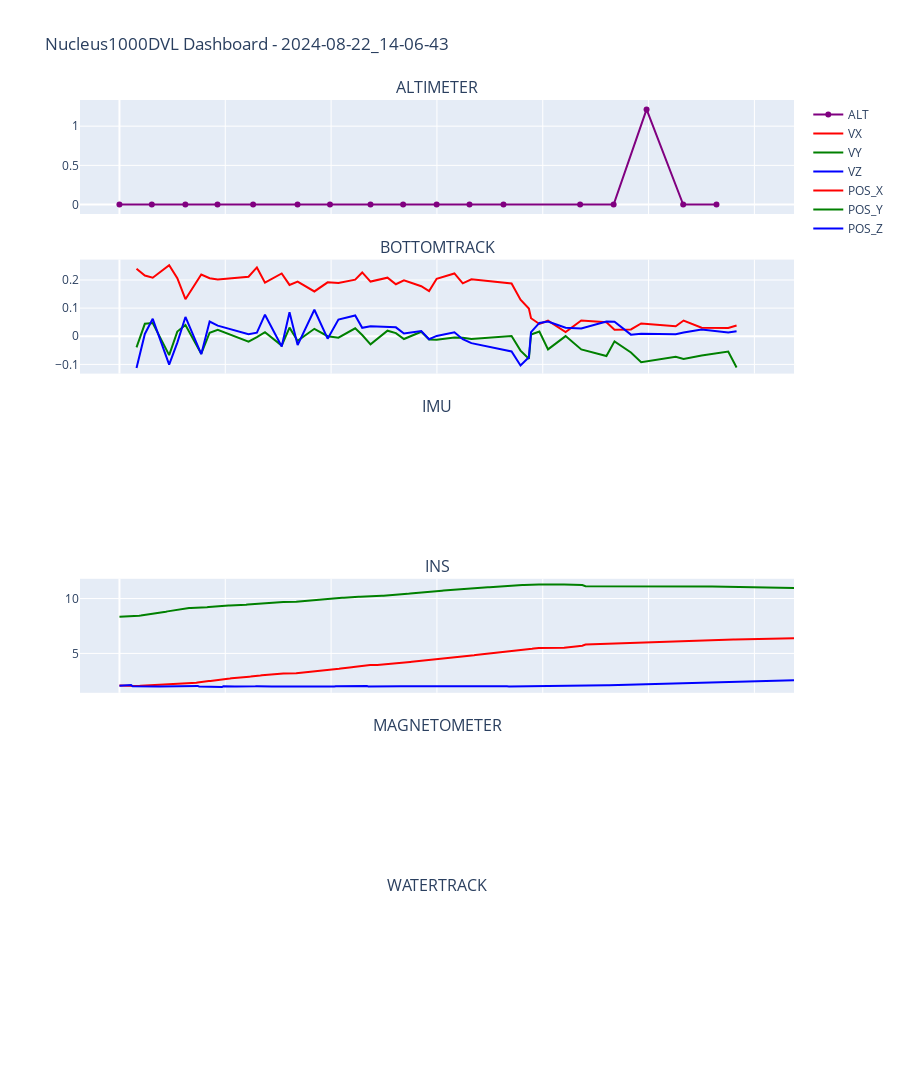

Source (notebook cell):
### Code cell
# 🎛️ INTERACTIVE DASHBOARD CREATION
# =================================

print("🎛️ Creating interactive dashboard...")

if HAS_PLOTLY and analyzer.available_bags:
    
    # Select bag for dashboard
    dashboard_bag = BAG_SELECTION if BAG_SELECTION in analyzer.available_bags else analyzer.available_bags[0]
    
    print(f"📊 Creating dashboard for bag: {dashboard_bag}")
    
    # Create comprehensive dashboard
    try:
        dashboard_fig = dvl_utils.create_comprehensive_dvl_dashboard(
            analyzer, 
            bag_name=dashboard_bag,
            output_html="nucleus1000dvl_dashboard.html"
        )
        
        print("✅ Interactive dashboard created!")
        print("🌐 Dashboard saved to exports/outputs/nucleus1000dvl_dashboard.html")
        
        # Display the dashboard in notebook
        if dashboard_fig:
            dashboard_fig.show()
        
    except Exception as e:
        print(f"⚠️  Dashboard creation failed: {e}")
        print("   Falling back to static plots")

else:
    print("⚠️  Interactive dashboard requires Plotly - using static plots instead")
    
    # Create static dashboard alternative
    if analyzer.available_bags:
        selected_bag = analyzer.available_bags[0]
        print(f"📊 Creating static overview for bag: {selected_bag}")
        
        # Create a 2x2 subplot layout
        fig, axes = plt.subplots(2, 2, figsize=(16, 12))
        fig.suptitle(f'Nucleus1000DVL Overview - {selected_bag}', fontsize=16)
        
        # Bottom track velocity (if available)
        if 'bottomtrack' in analyzer.available_sensors:
            data = analyzer.load_sensor_data("bottomtrack", selected_bag, verbose=False)
            if isinstance(data, dict):
                data = data.get(selected_bag)
            
            if data is not None and 'dvl_velocity_xyz.x' in data.columns:
                valid_mask = data.get('data_valid', pd.Series([True] * len(data))) == True
                data_valid = data[valid_mask]
                
                if len(data_valid) > 0:
                    axes[0,0].plot(data_valid['t_rel_min'], data_valid['dvl_velocity_xyz.x'], 'r-', alpha=0.7, label='X')
                    axes[0,0].plot(data_valid['t_rel_min'], data_valid['dvl_velocity_xyz.y'], 'g-', alpha=0.7, label='Y')
                    axes[0,0].plot(data_valid['t_rel_min'], data_valid['dvl_velocity_xyz.z'], 'b-', alpha=0.7, label='Z')
                    axes[0,0].set_title('Bottom Track Velocity')
                    axes[0,0].set_ylabel('Velocity (m/s)')
                    axes[0,0].legend()
                    axes[0,0].grid(True, alpha=0.3)
        
        # INS trajectory (if available)
        if 'ins' in analyzer.available_sensors:
            data = analyzer.load_sensor_data("ins", selected_bag, verbose=False)
            if isinstance(data, dict):
                data = data.get(selected_bag)
            
            if data is not None and 'positionFrame.x' in data.columns:
                axes[0,1].plot(data['positionFrame.x'], data['positionFrame.y'], 'b-', alpha=0.7)
                axes[0,1].scatter(data['positionFrame.x'].iloc[0], data['positionFrame.y'].iloc[0], 
                                c='green', s=100, marker='s', label='Start')
                axes[0,1].scatter(data['positionFrame.x'].iloc[-1], data['positionFrame.y'].iloc[-1], 
                                c='red', s=100, marker='D', label='End')
                axes[0,1].set_title('Vehicle Trajectory')
                axes[0,1].set_xlabel('X Position (m)')
                axes[0,1].set_ylabel('Y Position (m)')
                axes[0,1].legend()
                axes[0,1].grid(True, alpha=0.3)
                axes[0,1].set_aspect('equal', adjustable='box')
        
        # Altimeter (if available)
        if 'altimeter' in analyzer.available_sensors:
            data = analyzer.load_sensor_data("altimeter", selected_bag, verbose=False)
            if isinstance(data, dict):
                data = data.get(selected_bag)
            
            if data is not None and 'altimeter_distance' in data.columns:
                axes[1,0].plot(data['t_rel_min'], data['altimeter_distance'], 'purple', alpha=0.7)
                axes[1,0].set_title('Altimeter Distance')
                axes[1,0].set_ylabel('Distance (m)')
                axes[1,0].set_xlabel('Time (minutes)')
                axes[1,0].grid(True, alpha=0.3)
        
        # Data summary plot
        if summary_stats:
            sensors = [s['sensor'] for s in summary_stats if s['bag'] == selected_bag]
            durations = [s['duration_min'] for s in summary_stats if s['bag'] == selected_bag]
            
            if sensors and durations:
                axes[1,1].bar(sensors, durations, alpha=0.7)
                axes[1,1].set_title('Data Duration by Sensor')
                axes[1,1].set_ylabel('Duration (minutes)')
                axes[1,1].tick_params(axis='x', rotation=45)
                axes[1,1].grid(True, alpha=0.3)
        
        plt.tight_layout()
        
        if EXPORT_PLOTS:
            output_path = Path(OUTPUT_FOLDER) / f"nucleus1000dvl_overview_{selected_bag}.png"
            output_path.parent.mkdir(parents=True, exist_ok=True)
            plt.savefig(output_path, dpi=300, bbox_inches='tight')
            print(f"💾 Saved overview plot: {output_path}")
        
        plt.show()

print("✅ Dashboard creation complete!")

### Figure 1 — Plotly figure (JSON) as saved in the notebook; plotly's stock layout.template omitted (floating-point values rounded to 4 significant figures; data arrays with more than 128 entries replaced by an {"elided": "..."} marker saying what was removed)
{"data": [{"line": {"color": "purple"}, "name": "ALT", "type": "scatter", "x": [0.0, 0.03059, 0.06227, 0.09265, 0.1263, 0.1683, 0.1989, 0.2372, 0.2681, 0.2997, 0.3308, 0.3629, 0.4353, 0.467, 0.4981, 0.5327, 0.5642], "xaxis": "x", "y": [0.0, 0.0, 0.0, 0.0, 0.0, 0.0, 0.0, 0.0, 0.0, 0.0, 0.0, 0.0, 0.0, 0.0, 1.213, 0.0, 0.0], "yaxis": "y"}, {"line": {"color": "red"}, "name": "VX", "type": "scatter", "x": [0.01612, 0.02399, 0.03144, 0.04697, 0.05469, 0.06236, 0.0773, 0.08522, 0.09288, 0.122, 0.1299, 0.1375, 0.1533, 0.1607, 0.1684, 0.1842, 0.1967, 0.2069, 0.2228, 0.2294, 0.2373, 0.2533, 0.2612, 0.2688, 0.2852, 0.2926, 0.2997, 0.3165, 0.3244, 0.3326, 0.3705, 0.379, 0.3869, 0.3889, 0.3968, 0.405, 0.4216, 0.4364, 0.4602, 0.4678, 0.4833, 0.493, 0.5256, 0.5331, 0.5501, 0.5753, 0.5831], "xaxis": "x2", "y": [0.2401, 0.2158, 0.2079, 0.2522, 0.2065, 0.1317, 0.2193, 0.2062, 0.2019, 0.2114, 0.2446, 0.1903, 0.2231, 0.1824, 0.1941, 0.1592, 0.1915, 0.1892, 0.2012, 0.2268, 0.1943, 0.2083, 0.1849, 0.1989, 0.1777, 0.1604, 0.2041, 0.2231, 0.1879, 0.2022, 0.1878, 0.13, 0.09835, 0.06403, 0.04365, 0.05526, 0.01505, 0.05584, 0.04981, 0.02338, 0.02436, 0.04567, 0.03532, 0.05593, 0.03016, 0.02961, 0.0383], "yaxis": "y2"}, {"line": {"color": "green"}, "name": "VY", "type": "scatter", "x": [0.01612, 0.02399, 0.03144, 0.04697, 0.05469, 0.06236, 0.0773, 0.08522, 0.09288, 0.122, 0.1299, 0.1375, 0.1533, 0.1607, 0.1684, 0.1842, 0.1967, 0.2069, 0.2228, 0.2294, 0.2373, 0.2533, 0.2612, 0.2688, 0.2852, 0.2926, 0.2997, 0.3165, 0.3244, 0.3326, 0.3705, 0.379, 0.3869, 0.3889, 0.3968, 0.405, 0.4216, 0.4364, 0.4602, 0.4678, 0.4833, 0.493, 0.5256, 0.5331, 0.5501, 0.5753, 0.5831], "xaxis": "x2", "y": [-0.03942, 0.04427, 0.0471, -0.06719, 0.0167, 0.04008, -0.06196, 0.01248, 0.02272, -0.01902, -0.002705, 0.01448, -0.03302, 0.03067, -0.01653, 0.02648, 0.0003268, -0.005085, 0.02815, 0.004586, -0.02865, 0.01979, 0.01128, -0.009766, 0.01588, -0.01157, -0.01217, -0.00444, -0.005445, -0.009353, 0.0007141, -0.0511, -0.08018, 0.006211, 0.01682, -0.04669, 0.0005542, -0.04692, -0.07017, -0.01816, -0.05788, -0.09209, -0.07273, -0.08091, -0.0687, -0.05431, -0.1113], "yaxis": "y2"}, {"line": {"color": "blue"}, "name": "VZ", "type": "scatter", "x": [0.01612, 0.02399, 0.03144, 0.04697, 0.05469, 0.06236, 0.0773, 0.08522, 0.09288, 0.122, 0.1299, 0.1375, 0.1533, 0.1607, 0.1684, 0.1842, 0.1967, 0.2069, 0.2228, 0.2294, 0.2373, 0.2533, 0.2612, 0.2688, 0.2852, 0.2926, 0.2997, 0.3165, 0.3244, 0.3326, 0.3705, 0.379, 0.3869, 0.3889, 0.3968, 0.405, 0.4216, 0.4364, 0.4602, 0.4678, 0.4833, 0.493, 0.5256, 0.5331, 0.5501, 0.5753, 0.5831], "xaxis": "x2", "y": [-0.1125, 0.008206, 0.06198, -0.1006, -0.02255, 0.06865, -0.06355, 0.05234, 0.03769, 0.00704, 0.01252, 0.07662, -0.03618, 0.0854, -0.03148, 0.0941, -0.008654, 0.0592, 0.07408, 0.03001, 0.03584, 0.03393, 0.0317, 0.009677, 0.01827, -0.01056, 0.001201, 0.01431, -0.01065, -0.02447, -0.05387, -0.1038, -0.07467, 0.01482, 0.04738, 0.05258, 0.0301, 0.028, 0.05245, 0.05158, 0.005698, 0.008663, 0.007552, 0.01343, 0.02392, 0.01305, 0.01751], "yaxis": "y2"}, {"line": {"color": "red"}, "name": "POS_X", "type": "scatter", "x": {"elided": "366 float values"}, "xaxis": "x4", "y": {"elided": "366 float values"}, "yaxis": "y4"}, {"line": {"color": "green"}, "name": "POS_Y", "type": "scatter", "x": {"elided": "366 float values"}, "xaxis": "x4", "y": {"elided": "366 float values"}, "yaxis": "y4"}, {"line": {"color": "blue"}, "name": "POS_Z", "type": "scatter", "x": {"elided": "366 float values"}, "xaxis": "x4", "y": {"elided": "366 float values"}, "yaxis": "y4"}], "layout": {"annotations": [{"font": {"size": 16}, "showarrow": false, "text": "ALTIMETER", "x": 0.5, "xanchor": "center", "xref": "paper", "y": 1, "yanchor": "bottom", "yref": "paper"}, {"font": {"size": 16}, "showarrow": false, "text": "BOTTOMTRACK", "x": 0.5, "xanchor": "center", "xref": "paper", "y": 0.825, "yanchor": "bottom", "yref": "paper"}, {"font": {"size": 16}, "showarrow": false, "text": "IMU", "x": 0.5, "xanchor": "center", "xref": "paper", "y": 0.65, "yanchor": "bottom", "yref": "paper"}, {"font": {"size": 16}, "showarrow": false, "text": "INS", "x": 0.5, "xanchor": "center", "xref": "paper", "y": 0.475, "yanchor": "bottom", "yref": "paper"}, {"font": {"size": 16}, "showarrow": false, "text": "MAGNETOMETER", "x": 0.5, "xanchor": "center", "xref": "paper", "y": 0.3, "yanchor": "bottom", "yref": "paper"}, {"font": {"size": 16}, "showarrow": false, "text": "WATERTRACK", "x": 0.5, "xanchor": "center", "xref": "paper", "y": 0.125, "yanchor": "bottom", "yref": "paper"}], "height": 1800, "hovermode": "x unified", "title": {"text": "Nucleus1000DVL Dashboard - 2024-08-22_14-06-43"}, "xaxis": {"anchor": "y", "domain": [0, 1], "matches": "x6", "showticklabels": false}, "xaxis2": {"anchor": "y2", "domain": [0, 1], "matches": "x6", "showticklabels": false}, "xaxis3": {"anchor": "y3", "domain": [0, 1], "matches": "x6", "showticklabels": false}, "xaxis4": {"anchor": "y4", "domain": [0, 1], "matches": "x6", "showticklabels": false}, "xaxis5": {"anchor": "y5", "domain": [0, 1], "matches": "x6", "showticklabels": false}, "xaxis6": {"anchor": "y6", "domain": [0, 1], "title": {"text": "Time (minutes)"}}, "yaxis": {"anchor": "x", "domain": [0.875, 1]}, "yaxis2": {"anchor": "x2", "domain": [0.7, 0.825]}, "yaxis3": {"anchor": "x3", "domain": [0.525, 0.65]}, "yaxis4": {"anchor": "x4", "domain": [0.35, 0.475]}, "yaxis5": {"anchor": "x5", "domain": [0.175, 0.3]}, "yaxis6": {"anchor": "x6", "domain": [0, 0.125]}}}
